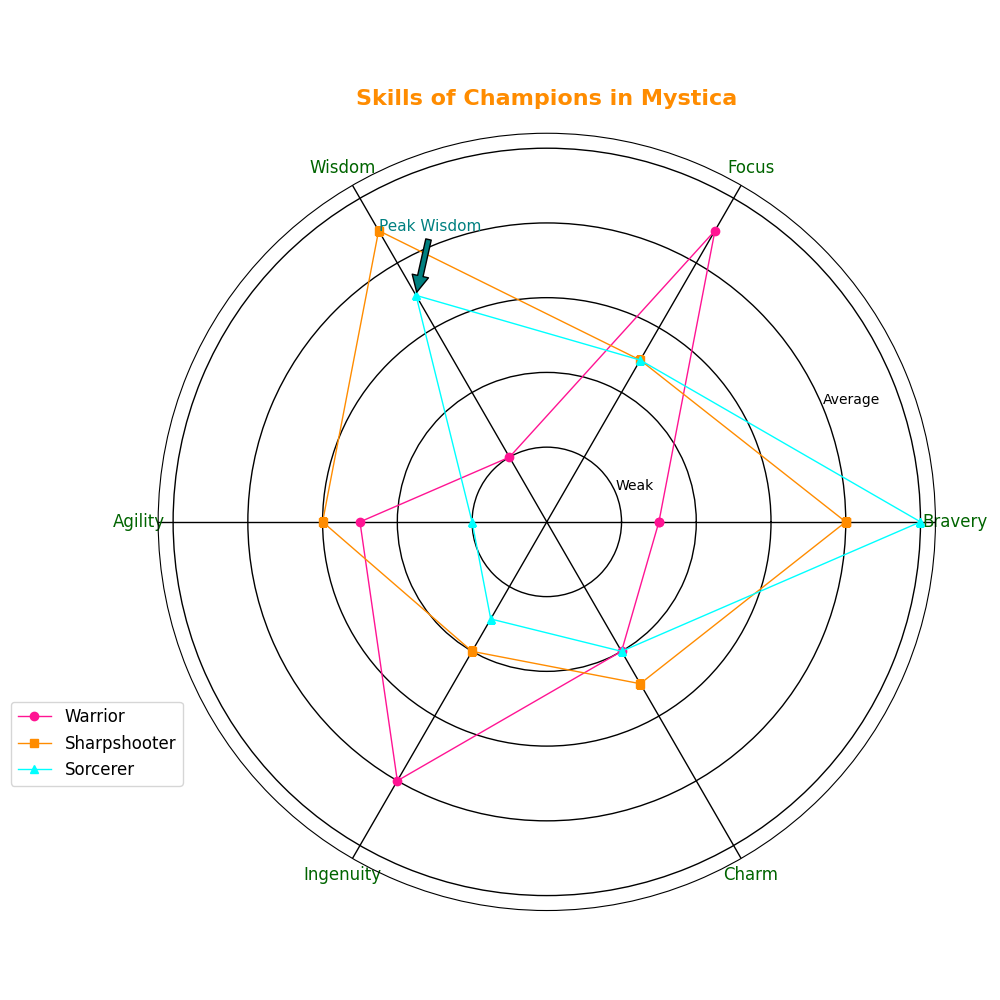

Recreate this plot in Python.
import matplotlib.pyplot as plt
import numpy as np

skills = ['Bravery', 'Focus', 'Wisdom', 'Agility', 'Ingenuity', 'Charm']
num_skills = len(skills)

knight_skills = [3, 9, 2, 5, 8, 4]
archer_skills = [8, 5, 9, 6, 4, 5]
mage_skills = [10, 5, 7, 2, 3, 4]

angles = np.linspace(0, 2 * np.pi, num_skills, endpoint=False).tolist()
knight_skills += knight_skills[:1]
archer_skills += archer_skills[:1]
mage_skills += mage_skills[:1]
angles += angles[:1]

fig, ax = plt.subplots(figsize=(10, 10), subplot_kw=dict(polar=True))
fig.patch.set_facecolor('#ffffff')

ax.grid(color='black', linestyle='-', linewidth=1)

# Plotting the data for each character without filling
ax.plot(angles, knight_skills, color='deeppink', linewidth=1, linestyle='solid', marker='o', label='Warrior')
ax.plot(angles, archer_skills, color='darkorange', linewidth=1, linestyle='solid', marker='s', label='Sharpshooter')
ax.plot(angles, mage_skills, color='cyan', linewidth=1, linestyle='solid', marker='^', label='Sorcerer')

ax.set_yticklabels(['Weak', '', '', 'Average', '', '', 'Strong'], fontsize=10, color='black')
ax.set_xticks(angles[:-1])
ax.set_xticklabels(skills, fontsize=12, color='darkgreen')

ax.annotate('Peak Wisdom', xy=(angles[2], mage_skills[2]), xytext=(angles[2], mage_skills[2] + 2),
            arrowprops=dict(facecolor='teal', shrink=0.05), fontsize=11, color='teal')

ax.set_title('Skills of Champions in Mystica', fontsize=16, fontweight='bold', color='darkorange', pad=20)
ax.legend(loc='lower left', bbox_to_anchor=(-0.2, 0.15), frameon=True, fontsize=12)

plt.tight_layout()
plt.show()
